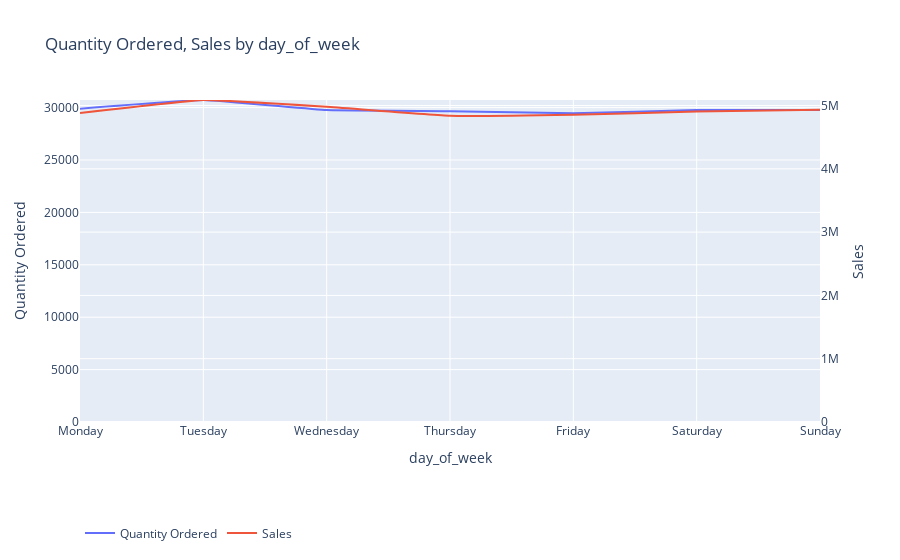

Here is the notebook cell this chart was saved with:
### Code cell
init_notebook_mode(connected=True)

for chart in charts:
    chart.pop('id', None)

iplot(figure)

### Figure 1 — Plotly figure (JSON) as saved in the notebook; plotly's stock layout.template omitted (floating-point values rounded to 4 significant figures)
{"data": [{"line": {"shape": "spline", "smoothing": 0.3}, "mode": "lines", "name": "Quantity Ordered", "type": "scatter", "x": ["Monday", "Tuesday", "Wednesday", "Thursday", "Friday", "Saturday", "Sunday"], "y": [29899, 30724, 29758, 29662, 29448, 29769, 29778]}, {"line": {"shape": "spline", "smoothing": 0.3}, "mode": "lines", "name": "Sales", "type": "scatter", "x": ["Monday", "Tuesday", "Wednesday", "Thursday", "Friday", "Saturday", "Sunday"], "y": [4883000.0, 5088000.0, 4980000.0, 4839000.0, 4856000.0, 4904000.0, 4932000.0], "yaxis": "y2"}], "layout": {"legend": {"orientation": "h", "y": -0.3}, "title": {"text": "Quantity Ordered, Sales by day_of_week"}, "xaxis": {"title": {"text": "day_of_week"}}, "yaxis": {"range": [0, 30724], "tickformat": "0:g", "title": {"text": "Quantity Ordered"}, "type": "linear"}, "yaxis2": {"anchor": "x", "overlaying": "y", "range": [0, 5088000.0], "side": "right", "title": {"text": "Sales"}, "type": "linear"}}}
